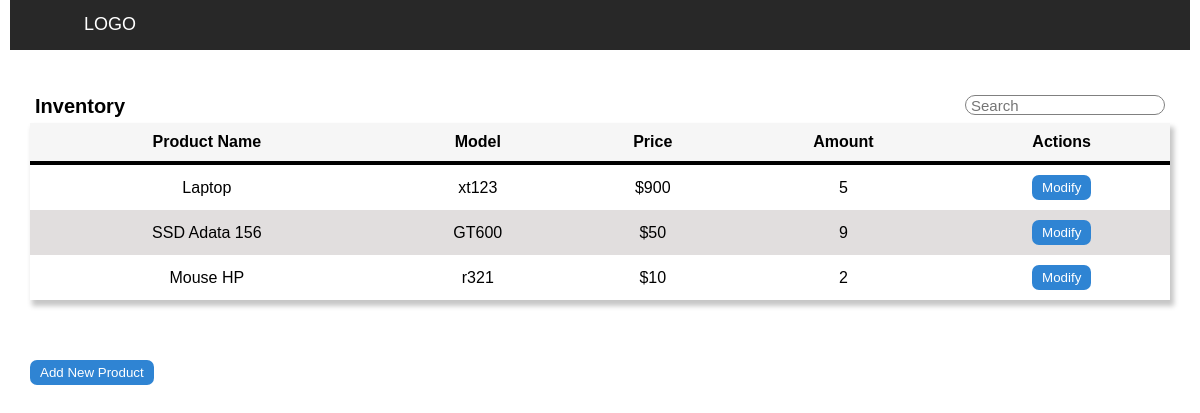
/inventory/product/1, run on an earlier commit of the app's database.
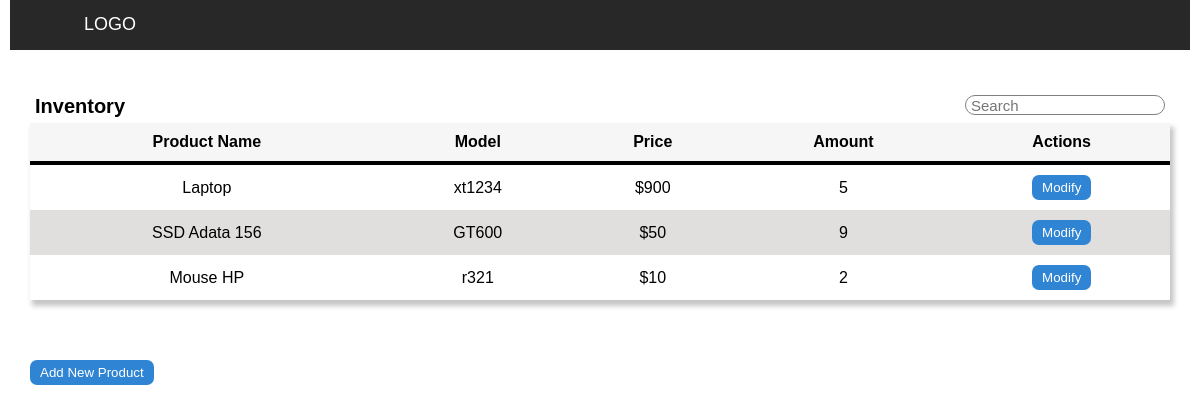
And on a later commit of the database.
### inventory/models.py (models this page shows)
class Product(models.Model):
    name = models.CharField(max_length=192, null=True)
    model =  models.CharField(max_length=192, null=True)
    price = models.IntegerField()
    stock = models.IntegerField()
    sold_number = models.IntegerField()

### inventory/views.py (the view, shortened to what this page needs)
# urls.py: path('product/<str:id>', views.product_controller, name='product_controller'),
def product_controller(request,id):
    products =  Product.objects.all()
    return render(request,"inventory/index.html",{"products":products})

### inventory/templates/inventory/index.html (shortened to what this page needs)
{% extends "inventory/layout.html" %}
{% block body %}
<div class="container">
    <div class="head-cont">
        <strong>Inventory </strong>
        <input class="head-cont" id="searchTerm" type="text" onkeyup="search_item()" placeholder="Search">
    </div>
    <table id="date-table">
        <thead>
            <th>Product Name</th>
            <th>Model</th>
            <th>Price</th>
            <th>Amount</th>
            <th>Actions</th>
        </thead>
        <tbody>
            {% for product in products %}
            <tr>
                <td>
                    <p class="row-product-{{product.id}}"> {{product.name}} </p>
                </td>
                <td>
                    <p class="row-product-{{product.id}}">{{product.model}}</p>
                </td>
                <td>
                    <p class="row-product-{{product.id}}"> ${{product.price}} </p>
                </td>
                <td>
                    <p class="row-product-{{product.id}}"> {{product.stock}} </p>
                </td>
                <td>
                    <button class="button_blue" id="button_blue-{{product.id}}" onclick="modify_product({{product.id}})"> Modify</button>
                </td>
            </tr>
            {%endfor%}
        </tbody>
    </table>
</div>
<div class="container">
    <button class="button_blue" onclick="show_form()"> Add New Product</button>
    <div class="container ft-center">
    </div>
</div>
{% endblock %}

What changed in the data, as far as the page shows it:
changed Product "Laptop": model "xt123" → "xt1234"
